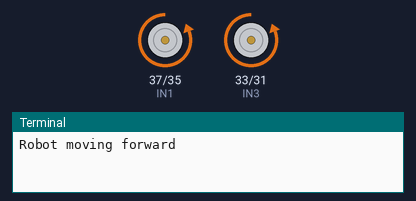
This program was run on a simulated Raspberry Pi (header pin numbers). Parts: motor-driver pin pairs drawn as motors (green arrow = first pin HIGH = forward, orange = second pin HIGH = backward, longer = more drive, scaled by the enable pin), the last lines printed to the terminal. At 10.0 s the program stops and its outputs stay as they are.

Above: at 0.1 s.
At 3.1 s:
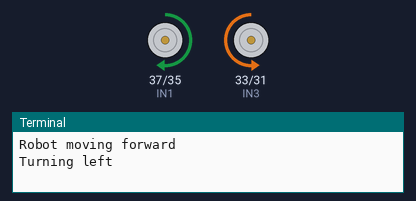
At 5.1 s:
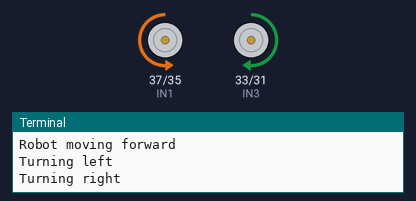
At 10.1 s:
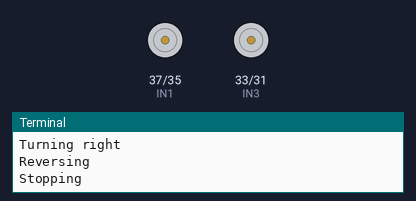
Timing chart, 0 to 11.5 s (numbered marks = the images above):
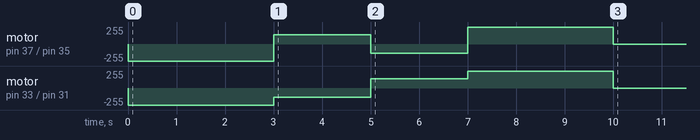

Measured:
- by itself, motor on pin 37 (IN1) / pin 35 (IN2): stopped → backward 255/255 at 0.00 s, → forward 140/255 3.0 s later, → backward 140/255 2.0 s later, → forward 255/255 2.0 s later, … (5 changes in this stretch)
- by itself, motor on pin 33 (IN3) / pin 31 (IN4): stopped → backward 255/255 at 0.00 s, → backward 140/255 3.0 s later, → forward 140/255 2.0 s later, → forward 255/255 2.0 s later, … (5 changes in this stretch)

The program:

angleMPU.py
```python
from mpu6050 import mpu6050
import time
from car_movement import stop

sensor=mpu6050(0x68)

def anglecalculation(drift,angle=45):
    current_angle=0
    previous=time.time()
    print("Target angle:{}".format(angle))

    while abs(current_angle)< angle-10:
        now=time.time()
        dt=now-previous
        previous=now

        gyro_data=sensor.get_gyro_data()
        rotational_speed=gyro_data['z']-drift

        #filter - ignore tiny movement
        if abs(rotational_speed)>1.3:
               current_angle+=rotational_speed*dt

        print("Current angle; {:.2f}".format(abs(current_angle)))

        time.sleep(0.01)

    stop()
    print("Target {:.2f} reached!".format(angle))
```

car_movement.py
```python
import RPi.GPIO as gpio
import time

gpio.setmode(gpio.BOARD)
gpio.setwarnings(False)

IN1=37
IN2=35
IN3=33
IN4=31
ENA=40
ENB=29


gpio.setup([IN1,IN2,IN3,IN4],gpio.OUT)
gpio.setup([ENA,ENB],gpio.OUT)
pwmL=gpio.PWM(ENB,1000)
pwmR=gpio.PWM(ENA,1000)

pwmL.start(0)
pwmR.start(0)

def stop():
    gpio.output([IN1, IN2, IN3, IN4], gpio.HIGH)
    pwmL.ChangeDutyCycle(0)
    pwmR.ChangeDutyCycle(0)

def forward(speed=100):
    gpio.output(IN1, gpio.LOW)
    gpio.output(IN2, gpio.HIGH)
    gpio.output(IN3, gpio.LOW)
    gpio.output(IN4, gpio.HIGH)
    pwmL.ChangeDutyCycle(speed)
    pwmR.ChangeDutyCycle(speed)

def backward(speed=100):
    gpio.output(IN1, gpio.HIGH)
    gpio.output(IN2, gpio.LOW)
    gpio.output(IN3, gpio.HIGH)
    gpio.output(IN4, gpio.LOW)
    pwmL.ChangeDutyCycle(speed)
    pwmR.ChangeDutyCycle(speed)

def turn_right(speed=55):
    gpio.output(IN1, gpio.LOW)
    gpio.output(IN2, gpio.HIGH)
    gpio.output(IN3, gpio.HIGH)
    gpio.output(IN4, gpio.LOW)
    pwmL.ChangeDutyCycle(speed)
    pwmR.ChangeDutyCycle(speed)

def turn_left(speed=55):
    gpio.output(IN1, gpio.HIGH)
    gpio.output(IN2, gpio.LOW)
    gpio.output(IN3, gpio.LOW)
    gpio.output(IN4, gpio.HIGH)
    pwmL.ChangeDutyCycle(speed)
    pwmR.ChangeDutyCycle(speed)

def set_motors(left_speed, right_speed):

    # LEFT MOTOR
    if left_speed > 0:
        gpio.output(IN1, gpio.LOW)
        gpio.output(IN2, gpio.HIGH)
    elif left_speed < 0:
        gpio.output(IN1, gpio.HIGH)
        gpio.output(IN2, gpio.LOW)
    else:
        gpio.output(IN1, gpio.LOW)
        gpio.output(IN2, gpio.LOW)

    # RIGHT MOTOR
    if right_speed > 0:
        gpio.output(IN3, gpio.LOW)
        gpio.output(IN4, gpio.HIGH)
    elif right_speed < 0:
        gpio.output(IN3, gpio.HIGH)
        gpio.output(IN4, gpio.LOW)
    else:
        gpio.output(IN3, gpio.LOW)
        gpio.output(IN4, gpio.LOW)

    # Clamp speed
    left_speed = max(0, min(100, int(abs(left_speed))))
    right_speed = max(0, min(100, int(abs(right_speed))))

    pwmL.ChangeDutyCycle(left_speed)
    pwmR.ChangeDutyCycle(right_speed)

try:
    print("Robot moving forward ")
    forward()
    time.sleep(3)

    print("Turning left")
    turn_left()
    time.sleep(2)

    print("Turning right")
    turn_right()
    time.sleep(2)

    print("Reversing")
    backward()
    time.sleep(3)

    print("Stopping")
    stop()
except KeyboardInterrupt:
    pass
finally:
    stop()
    pwmL.stop()
    pwmR.stop()
    gpio.cleanup()
```
